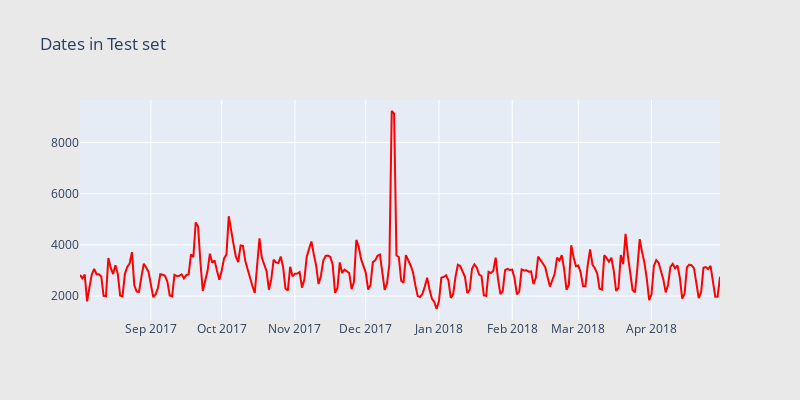

Notebook cell for this chart:
### Code cell
test_df['date'] = test_df['date'].apply(lambda x: datetime.date(int(str(x)[:4]), int(str(x)[4:6]), int(str(x)[6:])))
cnt_srs = test_df.groupby('date')['fullVisitorId'].size()


trace = scatter_plot(cnt_srs, 'red')

layout = go.Layout(
    height=400,
    width=800,
    paper_bgcolor='rgb(233,233,233)',
    title='Dates in Test set'
)

data = [trace]
fig = go.Figure(data=data, layout=layout)
py.iplot(fig, filename="ActivationDate")

### Figure 1 — Plotly figure (JSON) as saved in the notebook; plotly's stock layout.template omitted (floating-point values rounded to 4 significant figures; data arrays with more than 128 entries replaced by an {"elided": "..."} marker saying what was removed)
{"data": [{"marker": {"color": "red"}, "showlegend": false, "type": "scatter", "x": {"elided": "272 str values"}, "y": {"elided": "272 int values"}}], "layout": {"height": 400, "paper_bgcolor": "rgb(233,233,233)", "title": {"text": "Dates in Test set"}, "width": 800}}
